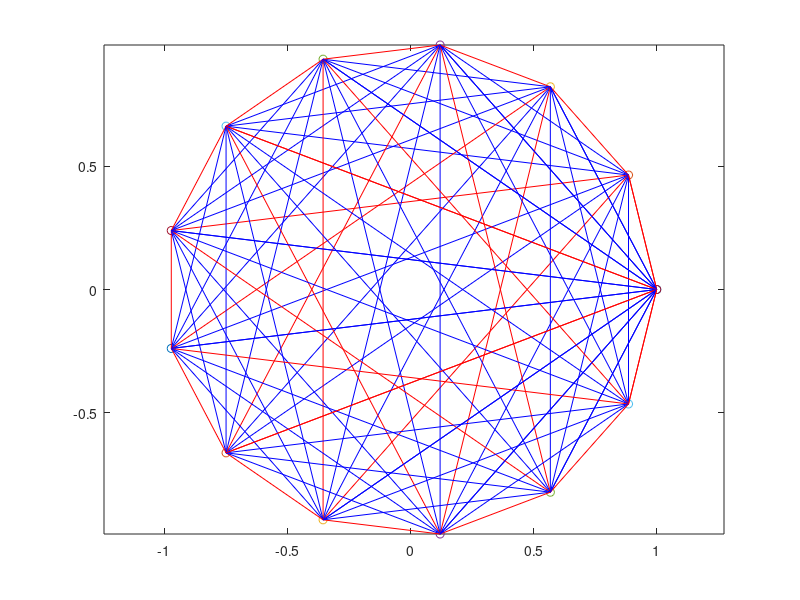

Here is the MATLAB script that generated this plot:
a=linspace(0,2*pi,14)
x=cos(a);
y=sin(a);
for i=1:14
    plot(x(i),y(i),'o')
    hold on
    x(13+i)=x(i);
    y(13+i)=y(i);
end
x
y
for i=1:14
    for j=i:14
        if j-i==1 || j-i==5 || i+13-j==1 || i+13-j==5
            plot([x(i),x(j)],[y(i),y(j)],'r')
        else
            plot([x(i),x(j)],[y(i),y(j)],'b')
        end
    end
end
axis equal